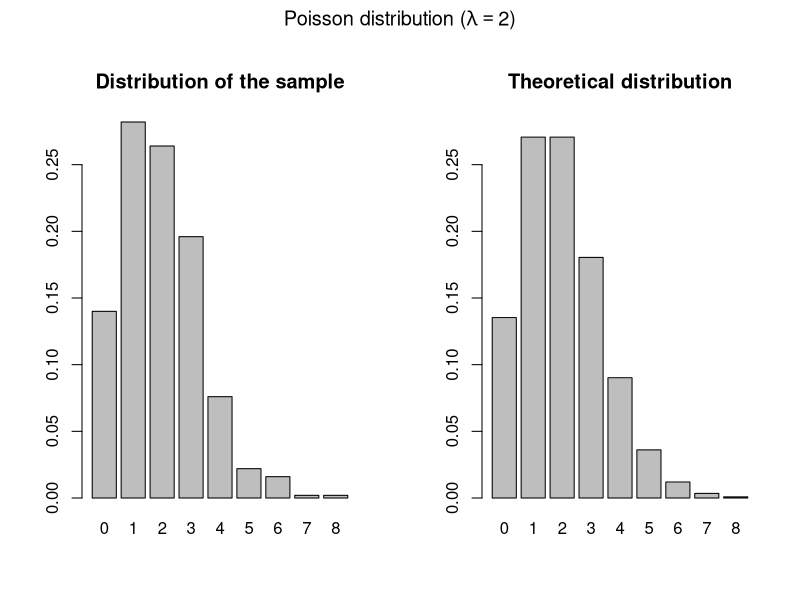

This figure's R source:
#exo1
x1<-rbinom(500, size=1, prob=0.4)
x2<-rbinom(500, size=50, prob=0.4)
x3<-rpois(500, lambda=2)
y1<-runif(1000, min=2, max=5)
y2<-rexp(1000, 2)
y3<-rnorm(1000,1,sqrt(2))
y4<-rchisq(1000,df=3)
y5<-rt(1000,5)

urn<-1:24
res1<-sample(urn,size=10,replace=FALSE,prob=NULL)
res2<-sample(urn,size=10,replace=TRUE,prob=NULL)
res3<-sample(urn,size=10,replace=FALSE,prob=NULL)

#exo2
#1-pexp(0.5,2)
#pexp(5,2)
#pexp(10,2)-pexp(1,2)
#1-pnorm(3)
#pnorm(-0.2)
#1-pnorm(2)+pnorm(-2)

#exo3
t<-seq(0,10,0.01)
#plot(t,pexp(t,2),type="l",col="blue",main="cdf",xlab="t",ylab="blabla")

#table(x3)
#table(x3)/500

xfreq<- table(x3)/500 #on div par la taille pour avoir la freq
#barplot(xfreq)
#par(mfrow=c(1,2))
#barplot(dpois(0:max(x3),2))

#hist(y4,freq=F,breaks=50, col="grey60", border="grey80")

#curve(dchisq(x,3),add=TRUE)

x.freq <- table(x3)/length(x3)
par(mfrow=c(1,2), oma=c(0,0,2,0))
barplot(x.freq, ylim = c(0, max(x.freq)), main = "Distribution of the sample")
barplot(dpois(0:max(x3), 2), ylim = c(0, max(x.freq)), main = "Theoretical distribution", names.arg = 0:max(x3))
title(expression(paste("Poisson distribution (", lambda == 2, ")")),outer=TRUE)

#Exercice 4
qbinom(0.3,50,0.4)
quantile(x2, seq(0.1, 0.9, 0.1))